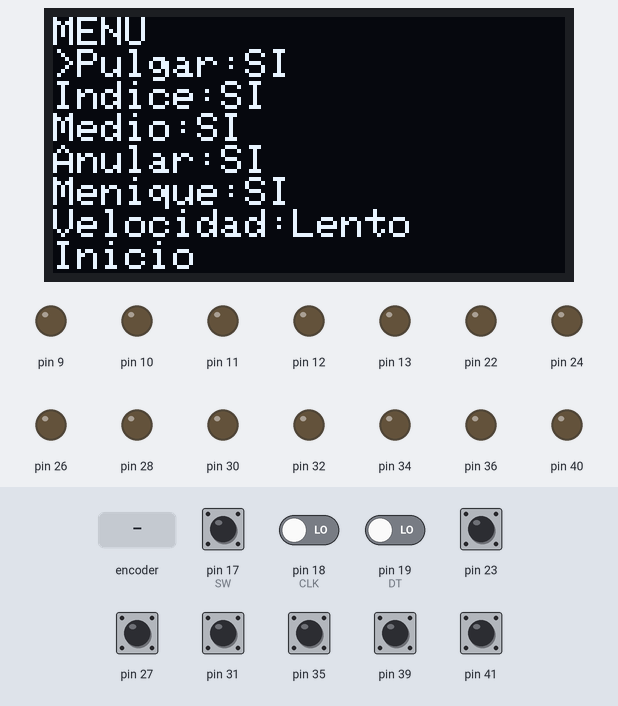
The sketch below on a simulated Arduino Mega 2560, built with avr-gcc and run on an emulated ATmega2560. Shown: 128×64 one-colour display, output pins drawn as LEDs (lit = HIGH). The test bench sets the inputs (shaded band); at power-on: pin 17 (SW), pin 23, pin 27, pin 31, pin 35, pin 39, pin 41 HIGH, pin 18 (CLK), pin 19 (DT) LOW. What the sketch prints to the serial monitor is not drawn.

Above: at 0.8 s.
0.9 s: rotary encoder on pin 18 (CLK) / pin 19 (DT) turned 1 step (first pin leading)
At 1.3 s:
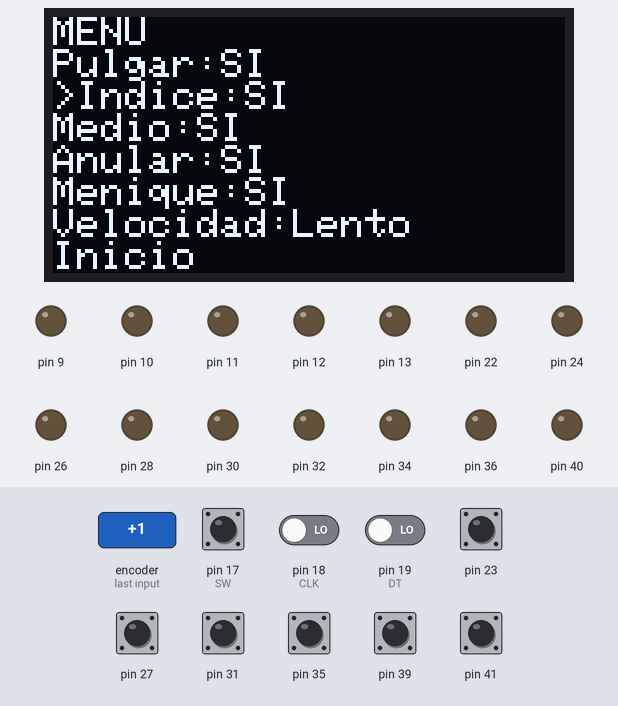
3.6 s: pin 17 (SW) pulled LOW for 3.2 s
At 7.7 s:
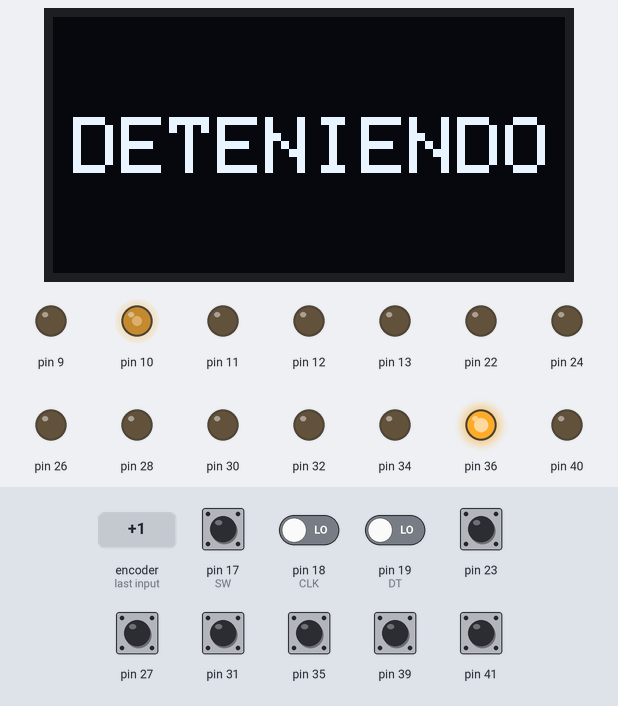
8.3 s: pin 17 (SW) pulled LOW for 0.15 s
At 9.7 s:
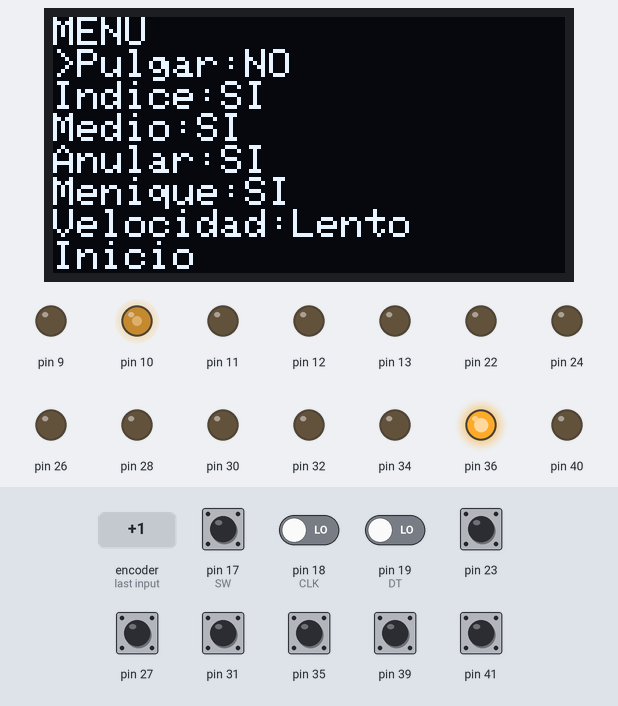
10.0 s: rotary encoder on pin 18 (CLK) / pin 19 (DT) turned 1 step (first pin leading)
At 11.0 s:
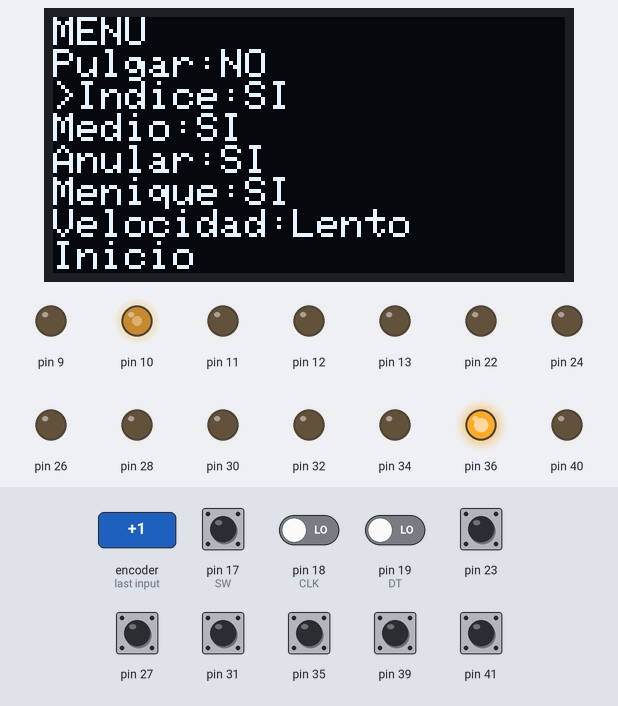
11.8 s: rotary encoder on pin 18 (CLK) / pin 19 (DT) turned 1 step (first pin leading)
At 13.3 s:
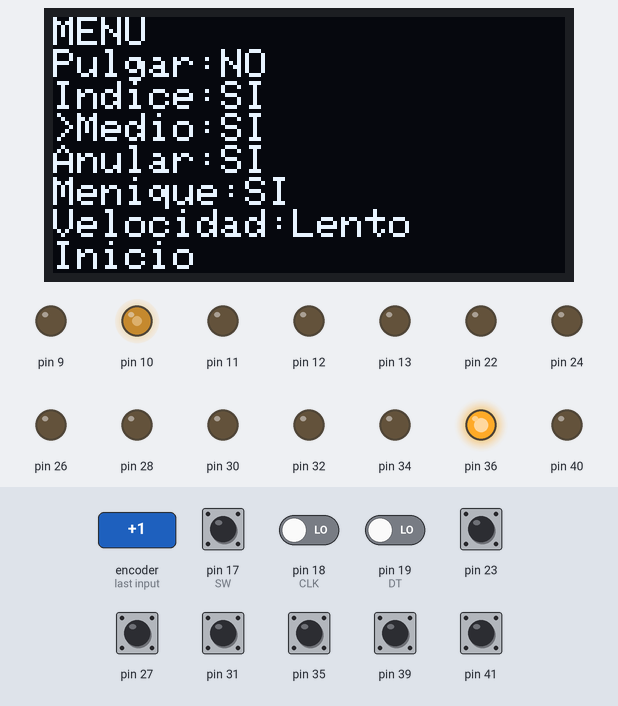
13.6 s: rotary encoder on pin 18 (CLK) / pin 19 (DT) turned 1 step (first pin leading)
At 14.9 s:
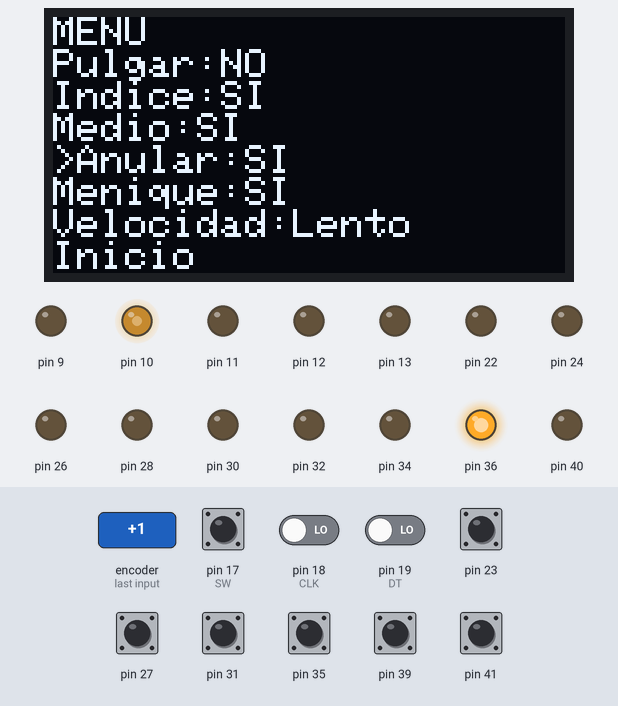
Timing chart, 0 to 16.4 s (numbered marks = the images above; inputs shaded):
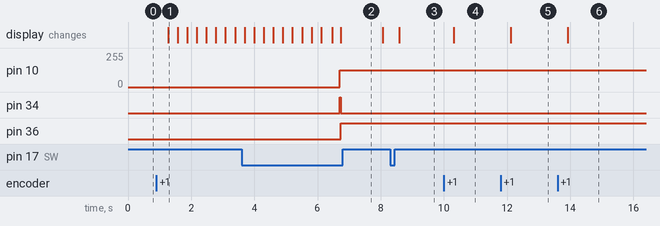

Measured:
- after the input at 0.9 s, the display: changes after 0.37 s (image 1)
- after the input at 3.6 s, pin 10: 0/255 → 127/255 after 3.1 s; pin 34: LOW → HIGH after 3.1 s, → LOW 0.03 s later; pin 36: LOW → HIGH after 3.1 s; the display: first differs from a run without the input after 0.39 s (image 2 shows a later state)
- after the input at 8.3 s, the display: changes after 0.29 s (image 3)
- after the input at 10.0 s, the display: changes after 0.32 s (image 4)
- after the input at 11.8 s, the display: changes after 0.32 s (image 5)
- after the input at 13.6 s, the display: changes after 0.32 s (image 6)

The sketch:

Controlador-Mano.ino
```cpp
#include "Motor.h"
#include "pins.h"
#include "variables.h"
#include "oled.h"
#include "encoder.h"
#include "routine.h"
#include "checkIO.h"

//#define motorTest
//#define endstopTest

void (*resetFunc)(void) = 0;

void setup()
{
  Serial.begin(115200);
  #if !defined(motorTest) && !defined(endstopTest)
    oledInit();
    initRotary();
    while (!isSet)
    {
      checkRotary();
      checkButton();
    }
    runScreen();
  #endif
  for (int i = 0; i < numDedos; i++)
  {
    dedo[i].init(motorIn1[i], motorIn2[i], motorPWM[i], motorFC1[i], motorFC2[i]);
  }
  digitalWrite(stby, HIGH);
}

void loop()
{
  #if defined(motorTest)
    Serial.println("Motor Test");
    checkMotors();
  #elif defined(endstopTest)
    Serial.println("EndstopTest");
    checkEndStop();
  #else
    Serial.println("Main");
    while (!stopFlag)
    {
      firstRoutine();
      secondRoutine();
    }
    Serial.println("Out of loop");
    stopFlag = false;
    routineFlag = false;
    emergencyFlag = false;
    emergencyScreen();
    secondRoutine();
    delay(1000);
    resetFunc();
  #endif
}
```

Motor.h
```cpp
#ifndef MOTOR_H
#define MOTOR_H

class Motor
{
  private:
    byte pwmPin;
    byte dirPin1;
    byte dirPin2;
    byte endstop1;
    byte endstop2;
    bool isMoving;

  public:
    Motor()
    {
    }

    void init(byte dir1, byte dir2, byte pwm, byte fc1, byte fc2)
    {
      pwmPin = pwm;
      dirPin1 = dir1;
      dirPin2 = dir2;
      endstop1 = fc1;
      endstop2 = fc2;

      pinMode(pwmPin, OUTPUT);
      pinMode(dirPin1, OUTPUT);
      pinMode(dirPin2, OUTPUT);
      pinMode(endstop1, INPUT_PULLUP);
      pinMode(endstop2, INPUT_PULLUP);
      Serial.println("Dedo Iniciado");
    }

    void forward(int duty)
    {
      digitalWrite(dirPin1, HIGH);
      digitalWrite(dirPin2, LOW);
      analogWrite(pwmPin, duty);
      isMoving = true;
    }

    void reverse(int duty)
    {
      digitalWrite(dirPin1, LOW);
      digitalWrite(dirPin2, HIGH);
      analogWrite(pwmPin, duty);
      isMoving = true;
    }

    void stop()
    {
      digitalWrite(dirPin1, LOW);
      digitalWrite(dirPin2, LOW);
      analogWrite(pwmPin, 0);
      isMoving = false;
    }

    bool getEndstop1()
    {
      return !digitalRead(endstop1);
    }

    bool getEndstop2()
    {
      return !digitalRead(endstop2);
    }

    bool moving()
    {
      return isMoving;
    }
};

#endif
```

checkIO.h
```cpp
void checkMotors()
{
  Serial.println("Forward");
  dedo[2].forward(255);
  delay(1000);
  Serial.println("Reverse");
  dedo[2].reverse(255);
  delay(1000);
  Serial.println("Stop");
  dedo[2].stop();
  delay(1000);
}

void checkEndStop()
{
  for (int i = 0; i < numDedos; i++)
  {
    if(dedo[i].getEndstop1()){
      Serial.println("Endstop 1 - "+String(i));
    }
    if(dedo[i].getEndstop2()){
      Serial.println("Endstop 2 - "+String(i));
    }
  }
  delay(500);
}
```

encoder.h
```cpp
void emergencyStop()
{
  Serial.println("Emergencia");
  stopFlag = true;
  routineFlag = true;
  emergencyFlag = true;
}

void initRotary()
{
  pinMode(SW, INPUT_PULLUP);
  pinMode(DT, INPUT);
  pinMode(CLK, INPUT);
  dtLastState = digitalRead(DT);
  showMenu();
}

void checkRotary()
{
  bool dtState = digitalRead(DT);
  bool clkState = digitalRead(CLK);
  if (dtState != dtLastState)
  {
    delay(250);
    if (clkState == dtState)
    {
      menuOption = menuOption > 6 ? 1 : menuOption + 1;
    }
    else
    {
      menuOption = menuOption <= 1 ? 7 : menuOption - 1;
    }
    showMenu();
  }
  // dtLastState = dtState;
}

void checkButton()
{
  if (!digitalRead(SW))
  {
    delay(250);
    if (isSet)
    {
      emergencyStop();
    }
    else
    {
      if (menuOption < 6)
      {
        dedoState[menuOption - 1] = !dedoState[menuOption - 1];
      }
      if (menuOption == 6)
      {
        velIndex = velIndex >= 2 ? 0 : velIndex + 1;
        vel = velValue[velIndex];
      }
      if (menuOption == 7)
      {
        isSet = true;
      }
      showMenu();
    }
  }
}
```

oled.h
```cpp
#include <Wire.h>
#include <Adafruit_GFX.h>
#include <Adafruit_SH110X.h>
#include <Adafruit_I2CDevice.h>

/* Uncomment the initialize the I2C address , uncomment only one, If you get a totally blank screen try the other*/
#define i2c_Address 0x3c // initialize with the I2C addr 0x3C Typically eBay OLED's
// #define i2c_Address 0x3d //initialize with the I2C addr 0x3D Typically Adafruit OLED's

#define SCREEN_WIDTH 128 // OLED display width, in pixels
#define SCREEN_HEIGHT 64 // OLED display height, in pixels
#define OLED_RESET -1    //   QT-PY / XIAO
Adafruit_SH1106G oled = Adafruit_SH1106G(SCREEN_WIDTH, SCREEN_HEIGHT, &Wire, OLED_RESET);

void oledInit()
{
  oled.begin(i2c_Address, true);
}

void showMenu()
{
  oled.setCursor(0, 0);
  oled.clearDisplay();
  oled.setTextSize(1);
  oled.setTextColor(SH110X_WHITE, SH110X_BLACK);
  oled.println("MENU");
  if (menuOption == 1)
    oled.print(">");
  oled.print("Pulgar:");
  oled.println(dedoState[0] ? "SI" : "NO");
  if (menuOption == 2)
    oled.print(">");
  oled.print("Indice:");
  oled.println(dedoState[1] ? "SI" : "NO");
  if (menuOption == 3)
    oled.print(">");
  oled.print("Medio:");
  oled.println(dedoState[2] ? "SI" : "NO");
  if (menuOption == 4)
    oled.print(">");
  oled.print("Anular:");
  oled.println(dedoState[3] ? "SI" : "NO");
  if (menuOption == 5)
    oled.print(">");
  oled.print("Menique:");
  oled.println(dedoState[4] ? "SI" : "NO");
  if (menuOption == 6)
    oled.print(">");
  oled.print("Velocidad:");
  oled.println(velOption[velIndex]);
  if (menuOption == 7)
    oled.print(">");
  oled.println("Inicio");
  oled.display();

  Serial.println("Menu");
  Serial.println("------------------------");
  if (menuOption == 1)
    Serial.print(">");
  Serial.print("Pulgar:\t");
  Serial.println(dedoState[0]);
  if (menuOption == 2)
    Serial.print(">");
  Serial.print("Indice:\t");
  Serial.println(dedoState[1]);
  if (menuOption == 3)
    Serial.print(">");
  Serial.print("Medio:\t");
  Serial.println(dedoState[2]);
  if (menuOption == 4)
    Serial.print(">");
  Serial.print("Anular:\t");
  Serial.println(dedoState[3]);
  if (menuOption == 5)
    Serial.print(">");
  Serial.print("Menique:\t");
  Serial.println(dedoState[4]);
  Serial.println("------------------------");
  if (menuOption == 6)
    Serial.print(">");
  Serial.print("Velocidad:\t");
  Serial.println(velOption[velIndex]);
  Serial.println("------------------------");
  if (menuOption == 7)
    Serial.print(">");
  Serial.println("Inicio");
  Serial.println("------------------------");
}

void emergencyScreen()
{
  oled.setCursor(5, 25);
  oled.clearDisplay();
  oled.setTextSize(2);
  oled.setTextColor(SH110X_WHITE, SH110X_BLACK);
  oled.println("DETENIENDO");
  oled.display();
}

void runScreen()
{
  oled.setCursor(5, 25);
  oled.clearDisplay();
  oled.setTextSize(2);
  oled.setTextColor(SH110X_WHITE, SH110X_BLACK);
  oled.println("EJECUTANDO");
  oled.display();
}
```

routine.h
```cpp
#ifndef ROUTINE_H
#define ROUTINE_H
void firstRoutine()
{
  Serial.println("FirstRoutine");
  // Acciono y espero que el primer dedo se cierre completamente
  if (!emergencyFlag)
  {
    if (dedoState[0])
    {
      while (!dedo[0].getEndstop1() && !emergencyFlag)
      {
        checkButton();
        dedo[0].forward(vel);
      }
      dedo[0].stop();
      while (!dedo[0].getEndstop2() && !emergencyFlag)
      {
        checkButton();
        dedo[0].reverse(vel);
      }
      dedo[0].stop();
    }
    // Acciono los demas dedos
    for (int i = 1; i < numDedos; i++)
    {
      if (dedoState[i])
      {
        dedo[i].forward(vel);
      }
    }
    while (!routineFlag)
    {
      checkButton();
      byte movingCount = 0;
      for (int i = 0; i < numDedos; i++)
      {
        if (dedo[i].getEndstop1())
        {
          dedo[i].stop();
        }
        if (dedo[i].moving())
        {
          movingCount++;
        }
      }
      if (movingCount == 0)
      {
        routineFlag = true;
      }
    }
    routineFlag = false;
  }
}

void secondRoutine()
{
  Serial.println("SecondRoutine");
  // Acciono los demas dedos
  if (!emergencyFlag)
  {

    for (int i = 1; i < numDedos; i++)
    {
      if (dedoState[i])
      {
        dedo[i].reverse(vel);
      }
    }
    while (!routineFlag)
    {
      checkButton();
      byte movingCount = 0;
      for (int i = 0; i < numDedos; i++)
      {
        if (dedo[i].getEndstop2())
        {
          dedo[i].stop();
        }
        if (dedo[i].moving())
        {
          movingCount++;
        }
      }
      if (movingCount == 0)
      {
        routineFlag = true;
      }
    }
    routineFlag = false;
    // Acciono y espero que el primer dedo se cierre completamente
    // if (dedoState[0])
    // {
    //   while (!dedo[0].getEndstop2() && !emergencyFlag)
    //   {
    //     checkButton();
    //     dedo[0].reverse(vel);
    //   }
    //   dedo[0].stop();
    // }
  }
}
#endif
```

variables.h
```cpp
#ifndef VARIABLES_H
#define VARIABLES_H

byte dedoState[] = {true, true, true, true, true};
byte numDedos = sizeof(motorIn1) / sizeof(motorIn1[0]);
Motor dedo[5];
bool routineFlag = false;
bool stopFlag = false;
bool isSet = false;
bool emergencyFlag = false;

byte velIndex = 0;
String velOption[] = {"Lento", "Medio", "Rapido"};
byte velValue[] = {64, 127, 255};
byte vel = velValue[0];

bool dtLastState = false;
int menuOption = 1;

#endif
```

pins.h
```cpp
#ifndef PINS_H
#define PINS_H

// Motores
const byte motorIn1[] = {40, 34, 30, 26, 22};
const byte motorIn2[] = {42, 36, 32, 28, 24};
const byte motorPWM[] = {9, 10, 11, 12, 13};
const byte motorFC1[] = {41, 37, 33, 29, 25};
const byte motorFC2[] = {39, 35, 31, 27, 23};

const byte stby = 38;

// Encoder
const byte SW = 17;
const byte DT = 19;
const byte CLK = 18;

// Oled
const byte SCLPin = 21;
const byte SDAPin = 20;

#endif
```
